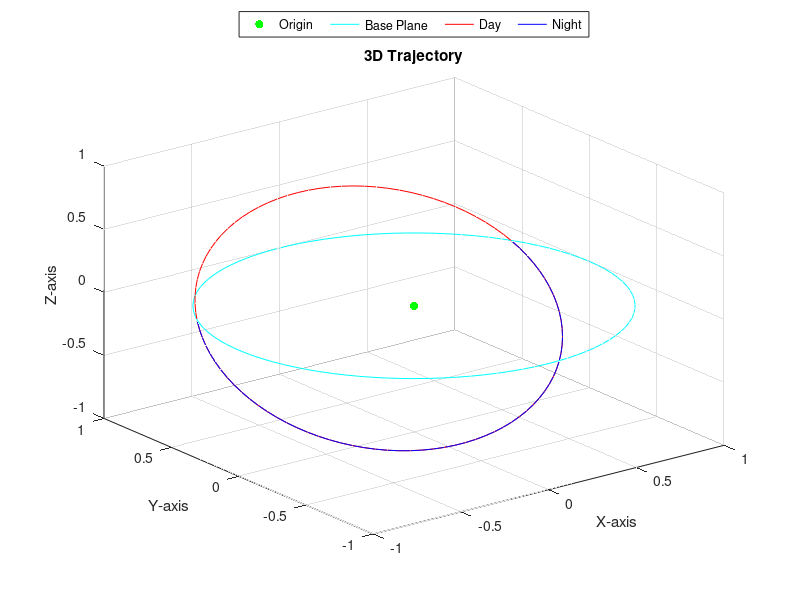

Reproduce this figure in MATLAB.
clear
clc
% Define parameter
R = 1; % radius
beta = 70;  
theta = 40;  
beta = beta * pi / 180;  
theta = theta * pi / 180;  
d = R * cos(beta); % Calculate the value of d
% Create phi values 
phi = linspace(0, 2 * pi, 100);  
% Calculatex, y, z  
x = R * sin(beta) * sin(phi);  
y = R * sin(beta) * cos(phi) * sin(theta) + d * cos(theta);  
z = R * sin(beta) * cos(phi) * cos(theta) - d * sin(theta);  
  
% scatter3 is used to draw the origin and save the handle
scatter3(0, 0, 0, 'g', 'filled', 'DisplayName', 'Origin');  
hold on;

% Use plot3 to draw the plane and save the handle 
circle_x = R * cos(phi);  
circle_y = R * sin(phi);   
plot3(circle_x, circle_y, zeros(size(circle_x)), 'Color', 'cyan', 'DisplayName', 'Base Plane');  
grid on;
hold on;

  
% Create 3D graphics
plot3(x,y,z,'red');

hold on;

plot3(x(sign(z)<0),y(sign(z)<0),z(sign(z)<0),'blue');

hold on;

% Display legend
legend({'Origin', 'Base Plane', 'Day', 'Night'}, 'Location', 'northoutside' ...
    ,'NumColumns',4);
% Set graphic properties
xlabel('X-axis');
ylabel('Y-axis');
zlabel('Z-axis');
title("3D Trajectory");
